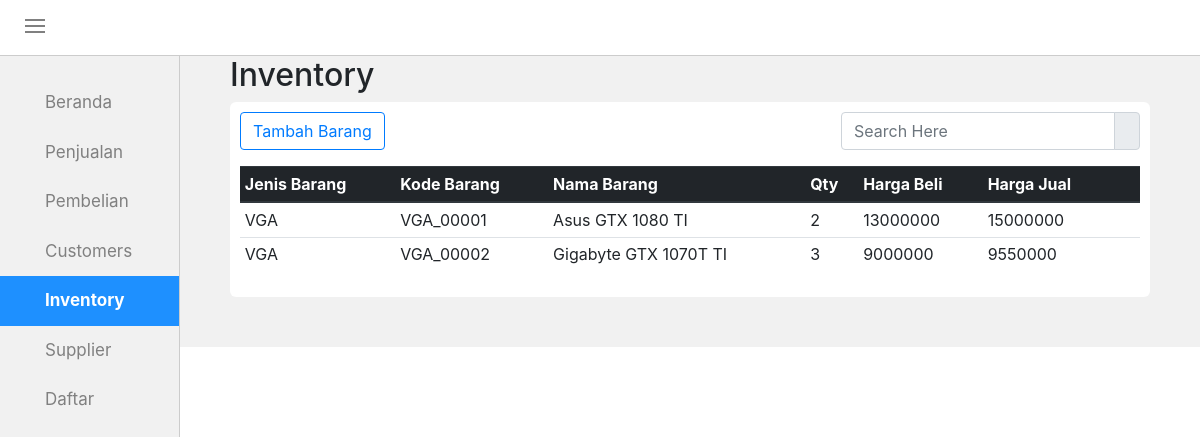
Before: /inventory.php with the older database file.
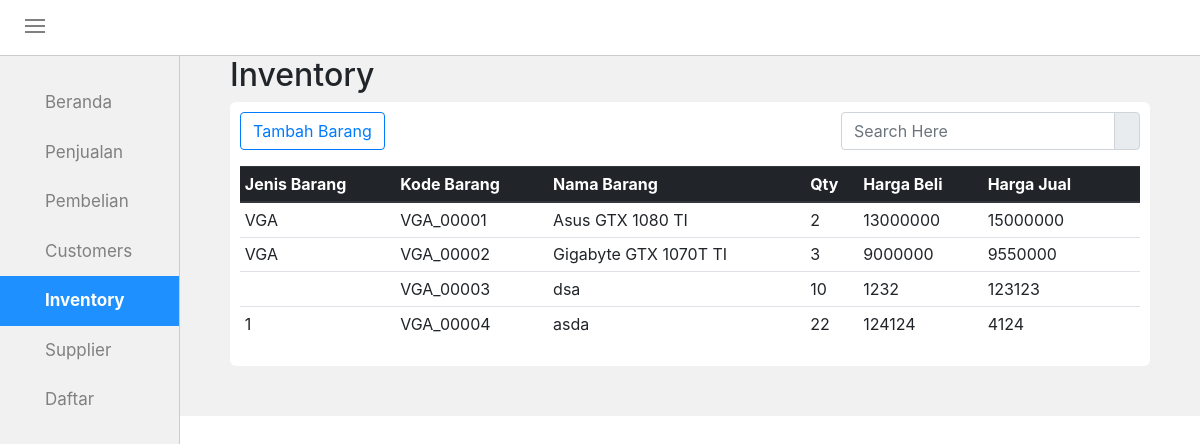
After: the same page with the newer database file.
### tables this page shows
CREATE TABLE `tb_inventory` (
  `jns_barang` varchar(20) NOT NULL,
  `kd_barang` varchar(11) NOT NULL,
  `nm_barang` varchar(30) NOT NULL,
  `qty` int(4) NOT NULL,
  `hrg_beli` double NOT NULL,
  `hrg_jual` double NOT NULL,
  `hapus` int(1) NOT NULL
);

### inventory.php (the view, shortened to what this page needs)
<!DOCTYPE html>
<html>
<head>
	<link rel="stylesheet" type="text/css" href="style.css">
	<link rel="stylesheet" type="text/css" href="css/bootstrap.min.css">
	<link rel="stylesheet" type="text/css" href="css/datepicker.css">
</head>
<body>
	<div id="topnav">
		<div class="menuicon" onclick="geser()">
			<div class="garis"></div>
			<div class="garis"></div>
			<div class="garis"></div>
		</div>
	</div>
	<div id="sidenav">
		<div id="tab">
			<div class="tabbutton">
				<a href="mainform.php"><span class="ion-ios-home"></span>Beranda</a>
				<a href="penjualan.php"><span class="ion-cash"></span>Penjualan</a>
				<a href="pembelian.php"><span class="ion-android-cart"></span>Pembelian</a>
				<a href="customers.php"><span class="ion-ios-people"></span>Customers</a>
				<a class="active"href="inventory.php"><span class="ion-briefcase"></span>Inventory</a>
				<a href="supplier.php"><span class="ion-person-stalker"></span>Supplier</a>
			</div>
				<a class="tabbutton drop" id="btn_daftar"><span class="ion-android-list"></span>Daftar<i class="ion-arrow-down-b"></i></a>
		</div>
	</div>
	<div id="rightside">
		<div id="beranda">
			<div class="all-box">
					<div class="all-top">
						<h2>Inventory</h2>
					</div>
				<div class="all-content">
					<div class="all-head">
						<div class="button-add">
							<button class="btn btn-outline-primary" onclick="document.getElementById('id01').style.display='block'" style="width:auto;"><span class="ion-plus-round"></span> Tambah Barang</button>
						</div>
						<div class="search-container">
						      <div class="input-group mb-3">
								<input type="text" name="keyword" id="keyword" class="form-control" placeholder="Search Here" autocomplete="off">
								<div class="input-group-append">
							    	<span class="input-group-text"><ion-icon ios="ios-search" md="md-search"></ion-icon></span>
							  	</div>
							</div>
		 				</div>
					</div>
					<div id="container1">
						<div class="table-responsive">
							<table class="table table-hover table-sm">
							 	<thead class="thead-dark">
								    <tr>
								      <th>Jenis Barang</th>
								      <th>Kode Barang</th>
								      <th>Nama Barang</th>
								      <th>Qty</th>
								      <th>Harga Beli</th>
								      <th>Harga Jual</th>
								      <th></th>
								      <th></th>
								    </tr>
							  	</thead>
								<tbody>
								    <?php
										require_once("conn.php");
										$sql = "SELECT jns_barang,kd_barang,nm_barang,qty,hrg_beli,hrg_jual FROM tb_inventory WHERE hapus = 0";
										$q = mysqli_query($conn,$sql);
										while ($r = mysqli_fetch_assoc($q))
										{
										    echo "<tr>";
										    echo "<td>$r[jns_barang]</td>";
										    echo "<td>$r[kd_barang]</td>";
										    echo "<td>$r[nm_barang]</td>";
										    echo "<td>$r[qty]</td>";
										    echo "<td>$r[hrg_beli]</td>";
										    echo "<td>$r[hrg_jual]</td>";
										    echo "<td><span class='ion-edit' data-toggle='modal' data-target='#myModal0' data-backdrop='static'></span></td>";
										    echo "<td class='hapus'><a class='ion-trash-a' href='inventory_hapus.php?hps=$r[kd_barang]' onclick='return functionHapus()'></a></td>";
										    echo "</tr>";
										}
									?>
							 	</tbody>
							</table>
						</div>
					</div>
				</div>
			</div>
			</div>
		</div>
</body>
</html>

Changed rows visible on the page:
added tb_inventory: kd_barang "VGA_00003", nm_barang "dsa", qty "10", hrg_beli "1232", hrg_jual "123123"
added tb_inventory: jns_barang "1", kd_barang "VGA_00004", nm_barang "asda", qty "22", hrg_beli "124124", hrg_jual "4124"
